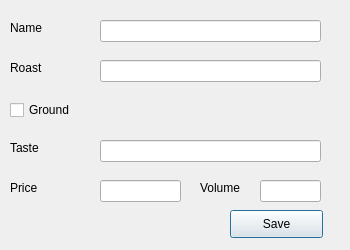
<?xml version="1.0" encoding="UTF-8"?>
<ui version="4.0">
 <class>AddEditCoffeeForm</class>
 <widget class="QDialog" name="AddEditCoffeeForm">
  <property name="geometry">
   <rect>
    <x>0</x>
    <y>0</y>
    <width>350</width>
    <height>250</height>
   </rect>
  </property>
  <widget class="QLabel" name="labelName">
   <property name="geometry">
    <rect>
     <x>10</x>
     <y>20</y>
     <width>71</width>
     <height>16</height>
    </rect>
   </property>
   <property name="text">
    <string>Name</string>
   </property>
  </widget>
  <widget class="QLineEdit" name="nameEdit">
   <property name="geometry">
    <rect>
     <x>100</x>
     <y>20</y>
     <width>221</width>
     <height>22</height>
    </rect>
   </property>
  </widget>
  <widget class="QLabel" name="labelRoast">
   <property name="geometry">
    <rect>
     <x>10</x>
     <y>60</y>
     <width>71</width>
     <height>16</height>
    </rect>
   </property>
   <property name="text">
    <string>Roast</string>
   </property>
  </widget>
  <widget class="QLineEdit" name="roastEdit">
   <property name="geometry">
    <rect>
     <x>100</x>
     <y>60</y>
     <width>221</width>
     <height>22</height>
    </rect>
   </property>
  </widget>
  <widget class="QCheckBox" name="groundCheck">
   <property name="geometry">
    <rect>
     <x>10</x>
     <y>100</y>
     <width>151</width>
     <height>20</height>
    </rect>
   </property>
   <property name="text">
    <string>Ground</string>
   </property>
  </widget>
  <widget class="QLabel" name="labelTaste">
   <property name="geometry">
    <rect>
     <x>10</x>
     <y>140</y>
     <width>61</width>
     <height>16</height>
    </rect>
   </property>
   <property name="text">
    <string>Taste</string>
   </property>
  </widget>
  <widget class="QLineEdit" name="tasteEdit">
   <property name="geometry">
    <rect>
     <x>100</x>
     <y>140</y>
     <width>221</width>
     <height>22</height>
    </rect>
   </property>
  </widget>
  <widget class="QLabel" name="labelPrice">
   <property name="geometry">
    <rect>
     <x>10</x>
     <y>180</y>
     <width>47</width>
     <height>16</height>
    </rect>
   </property>
   <property name="text">
    <string>Price</string>
   </property>
  </widget>
  <widget class="QLineEdit" name="priceEdit">
   <property name="geometry">
    <rect>
     <x>100</x>
     <y>180</y>
     <width>81</width>
     <height>22</height>
    </rect>
   </property>
  </widget>
  <widget class="QLabel" name="volumeLabel">
   <property name="geometry">
    <rect>
     <x>200</x>
     <y>180</y>
     <width>51</width>
     <height>16</height>
    </rect>
   </property>
   <property name="text">
    <string>Volume</string>
   </property>
  </widget>
  <widget class="QLineEdit" name="volumeEdit">
   <property name="geometry">
    <rect>
     <x>260</x>
     <y>180</y>
     <width>61</width>
     <height>22</height>
    </rect>
   </property>
  </widget>
  <widget class="QPushButton" name="saveButton">
   <property name="geometry">
    <rect>
     <x>230</x>
     <y>210</y>
     <width>93</width>
     <height>28</height>
    </rect>
   </property>
   <property name="text">
    <string>Save</string>
   </property>
  </widget>
 </widget>
 <resources/>
 <connections/>
</ui>
